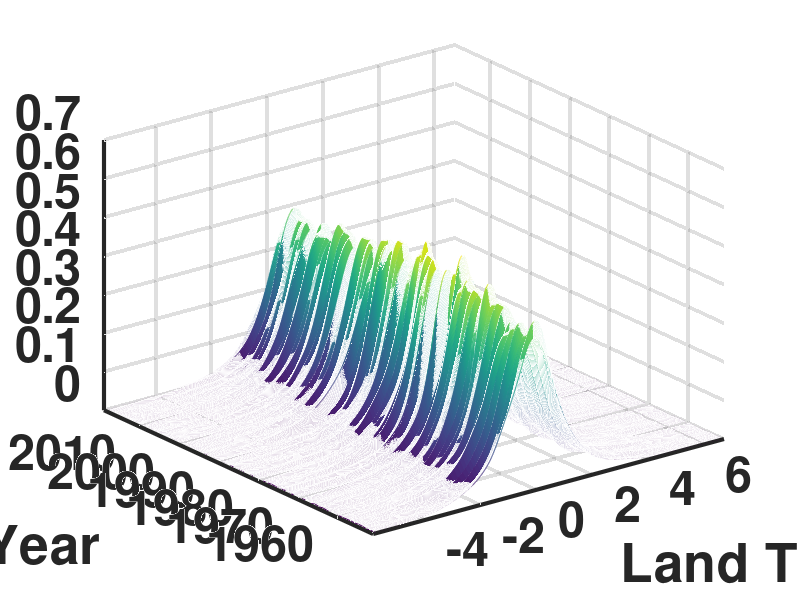
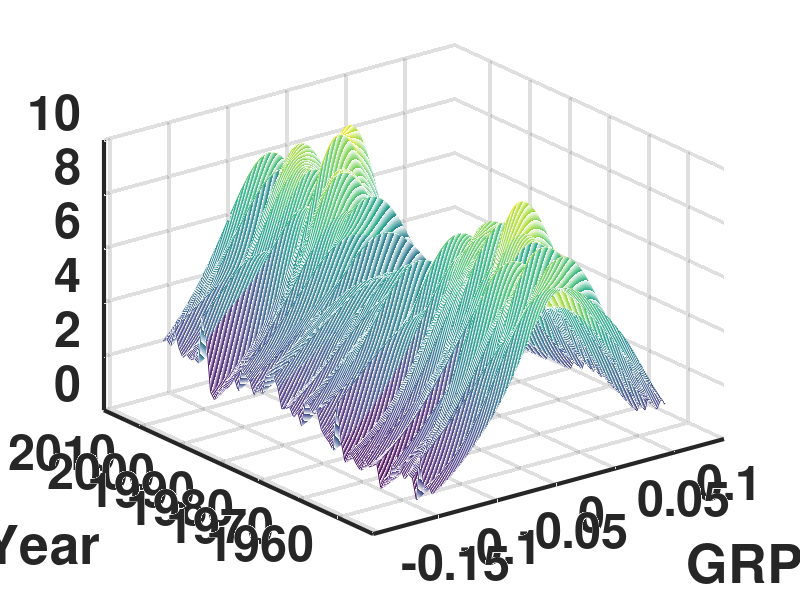

The MATLAB script that drew these images, in order: (Note: this script raises an error after producing the figures.)
%% Main Code for Functional Cointegrating Regression between GRP growth rate and Temperature Anomaly(FCRGT)
%
%                                                            September 2025
%                                            Kyungsik Nam(ksnam@hufs.ac.kr)

clear; clc; close all; 

cd('C:\Users\noran\Dropbox\Academic_Life(201808-Present)\2_Main_Research\0_Journal_Pub\2025_Submission\202510_NS_FCRGT\Program') % Notebook 
% cd('C:\Users\user\Dropbox\Academic_Life(201808-Present)\2_Main_Research\CC_endo_regime\Program\Main_FCRET') % Office Desktop
%% Set-up
K_ind = 4; Non_dimX = (1:2); Non_dimY = (1:2);
%% Data Loading 
load('tic_g.mat','tic'); load('TPDN_g.mat','F'); GTemp_Grid = tic; GTemp0 = F(2:end,:); T = size(GTemp0,1);  
load('GRP_den2_full.mat','x_t','Fn'); GRP_Gr0 = Fn; GRP_Grid = x_t;  Date = (1951:1:2019); 
%% Data Visualization
%%% Figure 1
figure;
mesh(GTemp_Grid',(1951:2019),GTemp0)
xlabel('Land Temperature Anomaly','Fontsize',15,'fontweight','b'); 
ylabel('Year','Fontsize',35,'fontweight','b')
xlim([GTemp_Grid(1)-0.05 GTemp_Grid(end)+0.05])
ylim([1951 2019])
set(gca,'Linewidth',3.0,'box','off','Ticklength',[0 0],'Fontsize',35,'fontweight','b');
figure;
mesh(GRP_Grid,(1951:2019),GRP_Gr0)
xlabel('GRP Growth Rate','Fontsize',15,'fontweight','b'); 
ylabel('Year','Fontsize',35,'fontweight','b')
xlim([x_t(1)-0.05 x_t(end)+0.05])
ylim([1951 2019])
set(gca,'Linewidth',3.0,'box','off','Ticklength',[0 0],'Fontsize',35,'fontweight','b');
Sum_stat = KS_Desc_stat(GTemp_Grid',GTemp0); 
figure;
plot(Date,Sum_stat(:,1),'r','LineWidth',2.5); hold on;
plot(Date,sqrt(Sum_stat(:,2)),'b','LineWidth',2.5); hold on;
axis tight; grid on;
legend('Mean','Standard Deviation','Location','Northwest','Orientation','horizontal'); legend boxoff;
set(gca,'Linewidth',3.0,'box','on','Ticklength',[0 0],'Fontsize',35,'fontweight','b');
Sum_stat2 = KS_Desc_stat(GRP_Grid,GRP_Gr0); 
figure;
plot(Date,Sum_stat2(:,1),'r','LineWidth',2.5); hold on;
plot(Date,sqrt(Sum_stat2(:,2)),'b','LineWidth',2.5); hold on;
axis tight; grid on;
legend('Mean','Standard Deviation','Location','Northwest','Orientation','horizontal'); legend boxoff;
set(gca,'Linewidth',3.0,'box','on','Ticklength',[0 0],'Fontsize',35,'fontweight','b');
%% Centered-Log Ratio (CLR) Transformation & Nonstationary Decomposition
GTemp = zeros(size(GTemp0,1),size(GTemp0,2)); GRP_Gr = zeros(size(GRP_Gr0,1),size(GRP_Gr0,2)); 
for i=1:T
   GTemp(i,:) = log(GTemp0(i,:)/geomean(GTemp0(i,:)));  GRP_Gr(i,:) = log(GRP_Gr0(i,:)/geomean(GRP_Gr0(i,:))); 
end
[ N_GTemp, Inv_N_GTemp, S_GTemp1, S_GTemp, S_GTemp3, Inv_S_GTemp] = density_decom(GTemp_Grid, GTemp , max(Non_dimX));
[N_GRP_Gr,Inv_N_GRP_Gr,S_GRP_Gr1,S_GRP_Gr,S_GRP_Gr3,Inv_S_GRP_Gr] = density_decom( GRP_Grid', GRP_Gr, max(Non_dimY));
%% Temporal Demeaning Procedure
E_GTemp = mean(GTemp)';    GTemp = GTemp-kron(ones(T,1),E_GTemp'); 
E_GRP_Gr = mean(GRP_Gr)'; GRP_Gr = GRP_Gr-kron(ones(T,1),E_GRP_Gr'); 
%% Generating the Proposed Estimator
%%% Figure 2
Xraw_tem = GTemp0'; T1 = size(Xraw_tem, 2); indx = floor(T1 / 2); GW2_size = 5;
figure;
plot(GTemp_Grid,mean(Xraw_tem(:,1:indx),2),'k--','LineWidth',3.5); hold on; grid on;
plot(GTemp_Grid,mean(Xraw_tem(:,(indx+1):T1),2),'k','LineWidth',3.5); hold on;
axis([GTemp_Grid(1) GTemp_Grid(end) -0.01 0.45]); legend('1951-1984 Avg', '1985-2019 Avg', 'Location', 'Northwest','box','off');
title('Global Warming Function (GW1)','fontsize',35,'fontweight','b','LineWidth',10.0); 
xlabel('Temperature Anomaly','fontsize',35,'fontweight','b'); set(gca,'Linewidth',3.0,'box','on','Ticklength',[0 0],'Fontsize',35,'fontweight','b');
figure;
plot(GTemp_Grid,mean(Xraw_tem(:,1:GW2_size),2),'k--','LineWidth',3.5); hold on; grid on; 
plot(GTemp_Grid,mean(Xraw_tem(:,(T1-GW2_size+1):T1),2),'k','LineWidth',3.5); hold on;
axis([GTemp_Grid(1) GTemp_Grid(end) -0.01 0.45]); legend('1951-1955 Avg', '2015-2019 Avg', 'Location', 'Northwest','box','off');
title('Global Warming Function (GW2)','fontsize',35,'fontweight','b','LineWidth',10.0); 
xlabel('Temperature Anomaly','fontsize',35,'fontweight','b'); set(gca,'Linewidth',3.0,'box','on','Ticklength',[0 0],'Fontsize',35,'fontweight','b');

% Total-run Estimator
Tef0_gw0 = f_kappa_est_ci(0, GTemp_Grid, GTemp0, GTemp, GRP_Grid, GRP_Gr0, GRP_Gr, Inv_N_GTemp, Inv_S_GTemp, K_ind, Non_dimY, Non_dimX, 1);
Tef0_gw1 = f_kappa_est_ci(1, GTemp_Grid, GTemp0, GTemp, GRP_Grid, GRP_Gr0, GRP_Gr, Inv_N_GTemp, Inv_S_GTemp, K_ind, Non_dimY, Non_dimX, 1);
Tef0_gw0_GW2 = f_kappa_est_ci_GW(0, GTemp_Grid, GTemp0, GTemp, GRP_Grid, GRP_Gr0, GRP_Gr, Inv_N_GTemp, Inv_S_GTemp, K_ind, Non_dimY, Non_dimX, 1);
Tef0_gw1_GW2 = f_kappa_est_ci_GW(1, GTemp_Grid, GTemp0, GTemp, GRP_Grid, GRP_Gr0, GRP_Gr, Inv_N_GTemp, Inv_S_GTemp, K_ind, Non_dimY, Non_dimX, 1);
% Short-run Estimator
Sef0_gw0 = f_kappa_est_ci(0, GTemp_Grid, GTemp0, GTemp, GRP_Grid, GRP_Gr0, GRP_Gr, Inv_N_GTemp, Inv_S_GTemp, K_ind, Non_dimY, Non_dimX, 0);
Sef0_gw1 = f_kappa_est_ci(1, GTemp_Grid, GTemp0, GTemp, GRP_Grid, GRP_Gr0, GRP_Gr, Inv_N_GTemp, Inv_S_GTemp, K_ind, Non_dimY, Non_dimX, 0);
Sef0_gw0_GW2 = f_kappa_est_ci_GW(0, GTemp_Grid, GTemp0, GTemp, GRP_Grid, GRP_Gr0, GRP_Gr, Inv_N_GTemp, Inv_S_GTemp, K_ind, Non_dimY, Non_dimX, 0);
Sef0_gw1_GW2 = f_kappa_est_ci_GW(1, GTemp_Grid, GTemp0, GTemp, GRP_Grid, GRP_Gr0, GRP_Gr, Inv_N_GTemp, Inv_S_GTemp, K_ind, Non_dimY, Non_dimX, 0);

%%% Figure 3
index = 2:(length(GRP_Grid) - 1);
figure('WindowState','maximized'); 
subplot(1,2,1)
plot(GRP_Grid(index), Tef0_gw0(index,1), 'r','LineWidth',2.0); hold on;
plot(GRP_Grid(index), Tef0_gw1(index,1), 'k','LineWidth',4.0); hold on;
plot(GRP_Grid(index), Tef0_gw1(index,2), 'k--','LineWidth',3.0); hold on;
plot(GRP_Grid(index), Tef0_gw1(index,3), 'k--','LineWidth',3.0); hold on;
axis([min(GRP_Grid) max(GRP_Grid) -0.45 0.45]); grid on;
xlabel('GRP Growth Rate','fontsize',35,'fontweight','b');
title('Total-run Response Function','fontsize',30,'fontweight','b','LineWidth',10.0); 
legend('GW1 at \kappa=0','GW1 at \kappa=1', '95% CI', '','NumColumns', 1, 'Location', 'Southwest','box','off');
set(gca,'Linewidth',3.0,'box','on','Ticklength',[0 0],'Fontsize',30,'fontweight','b');
subplot(1,2,2) 
plot(GRP_Grid(index), Sef0_gw0(index,1), 'r','LineWidth',2.0); hold on;
plot(GRP_Grid(index), Sef0_gw1(index,1), 'k','LineWidth',4.0); hold on;
plot(GRP_Grid(index), Sef0_gw1(index,2), 'k--','LineWidth',3.0); hold on;
plot(GRP_Grid(index), Sef0_gw1(index,3), 'k--','LineWidth',3.0); hold on;
axis([min(GRP_Grid) max(GRP_Grid) -0.045 0.045]); grid on;
xlabel('GRP Growth Rate','fontsize',35,'fontweight','b');
title('Short-run Response Function','fontsize',30,'fontweight','b','LineWidth',10.0); 
legend('GW1 at \kappa=0','GW1 at \kappa=1', '95% CI', '','NumColumns', 1, 'Location', 'Southwest','box','off');
set(gca,'Linewidth',3.0,'box','on','Ticklength',[0 0],'Fontsize',30,'fontweight','b');
figure('WindowState','maximized'); 
subplot(1,2,1)
plot(GRP_Grid(index), Tef0_gw0_GW2(index,1), 'r','LineWidth',2.0); hold on;
plot(GRP_Grid(index), Tef0_gw1_GW2(index,1), 'k','LineWidth',4.0); hold on;
plot(GRP_Grid(index), Tef0_gw1_GW2(index,2), 'k--','LineWidth',3.0); hold on;
plot(GRP_Grid(index), Tef0_gw1_GW2(index,3), 'k--','LineWidth',3.0); hold on;
axis([min(GRP_Grid) max(GRP_Grid) -0.75 0.75]); grid on;
xlabel('GRP Growth Rate','fontsize',30,'fontweight','b');
title('Total-run Response Function','fontsize',35,'fontweight','b','LineWidth',10.0); 
legend('GW2 at \kappa=0','GW2 at \kappa=1', '95% CI', '','NumColumns', 1, 'Location', 'Southwest','box','off');
set(gca,'Linewidth',3.0,'box','on','Ticklength',[0 0],'Fontsize',30,'fontweight','b');
subplot(1,2,2) 
plot(GRP_Grid(index), Sef0_gw0_GW2(index,1), 'r','LineWidth',2.0); hold on;
plot(GRP_Grid(index), Sef0_gw1_GW2(index,1), 'k','LineWidth',4.0); hold on;
plot(GRP_Grid(index), Sef0_gw1_GW2(index,2), 'k--','LineWidth',3.0); hold on;
plot(GRP_Grid(index), Sef0_gw1_GW2(index,3), 'k--','LineWidth',3.0); hold on;
axis([min(GRP_Grid) max(GRP_Grid) -0.2 0.2]); grid on;
xlabel('GRP Growth Rate','fontsize',30,'fontweight','b');
title('Short-run Response Function','fontsize',35,'fontweight','b','LineWidth',10.0); 
legend('GW2 at \kappa=0','GW2 at \kappa=1', '95% CI', '','NumColumns', 1, 'Location', 'Southwest','box','off');
set(gca,'Linewidth',3.0,'box','on','Ticklength',[0 0],'Fontsize',30,'fontweight','b');

%% Climate Change Impacts Projection
Wght = linspace(0,1.5,30); Wght(7) = 0.3; Wght(13) = 0.6; Wght(19) = 0.9; Wght(24) = 1.2; Wght(30) = 1.5; 
[Target0_grid0, ref_recover, Proj_raw1, Proj_raw2, Proj_raw3, Proj_raw4,Proj_raw5,Sum_stat] = CC_Frac_Impacts(GRP_Grid,GRP_Gr0,Tef0_gw1,Wght);
[Target0_grid0_GW2, ref_recover_GW2, Proj_raw1_GW2, Proj_raw2_GW2, Proj_raw3_GW2, Proj_raw4_GW2,Proj_raw5_GW2,Sum_stat_GW2] = CC_Frac_Impacts(GRP_Grid,GRP_Gr0,Tef0_gw1_GW2,Wght);
%%% Figure 4
figure('WindowState','maximized');
plot(Target0_grid0(2:end-1), ref_recover(2:end-1), 'k-.', 'LineWidth', 4.5); hold on;
plot(Target0_grid0(2:end-1), Proj_raw1(2:end-1), 'k:', 'LineWidth', 3.0); hold on;
plot(Target0_grid0(2:end-1), Proj_raw2(2:end-1), 'k:', 'LineWidth', 3.0); hold on;
plot(Target0_grid0(2:end-1), Proj_raw3(2:end-1), 'k:', 'LineWidth', 3.0); hold on;
plot(Target0_grid0(2:end-1), Proj_raw4(2:end-1), 'k:', 'LineWidth', 3.0); hold on;
plot(Target0_grid0(2:end-1), Proj_raw5(2:end-1), 'k', 'LineWidth', 4.5); hold on;
xlabel('GRP Growth Rate','fontsize',35,'fontweight','b'); 
axis([min(Target0_grid0) max(Target0_grid0) 0.2 1.7]); grid on;
legend('Avg GRP(51-84)','q=0.3', 'q=0.6', 'q=0.9', 'q=1.2','q=1.5', 'Location', 'Northoutside','box','off','Orientation','horizontal','Fontsize',40,'fontweight','b');
set(gca,'Linewidth',3.0,'box','on','Ticklength',[0 0],'Fontsize',35,'fontweight','b');

figure('WindowState','maximized');
plot(Target0_grid0(2:end-1), ref_recover_GW2(2:end-1), 'k-.', 'LineWidth', 4.5); hold on;
plot(Target0_grid0(2:end-1), Proj_raw1_GW2(2:end-1), 'k:', 'LineWidth', 3.0); hold on;
plot(Target0_grid0(2:end-1), Proj_raw2_GW2(2:end-1), 'k:', 'LineWidth', 3.0); hold on;
plot(Target0_grid0(2:end-1), Proj_raw3_GW2(2:end-1), 'k:', 'LineWidth', 3.0); hold on;
plot(Target0_grid0(2:end-1), Proj_raw4_GW2(2:end-1), 'k:', 'LineWidth', 3.0); hold on;
plot(Target0_grid0(2:end-1), Proj_raw5_GW2(2:end-1), 'k', 'LineWidth', 4.5); hold on;
xlabel('GRP Growth Rate','fontsize',35,'fontweight','b'); 
axis([min(Target0_grid0) max(Target0_grid0) 0.2 1.7]); grid on;
legend('Avg GRP(51-84)','q=0.3', 'q=0.6', 'q=0.9', 'q=1.2','q=1.5', 'Location', 'Northoutside','box','off','Orientation','horizontal','Fontsize',40,'fontweight','b');
set(gca,'Linewidth',3.0,'box','on','Ticklength',[0 0],'Fontsize',35,'fontweight','b');

figure('WindowState','maximized');
subplot(2,1,1)
plot(Wght, Sum_stat(2:end,1), 'b', 'LineWidth', 2.5); hold on;
plot(Wght, Sum_stat_GW2(2:end,1), 'r', 'LineWidth', 2.5); hold on;
title('Mean','fontsize',35,'fontweight','b','LineWidth',10.0); axis tight; grid on;
legend('GW1', 'GW2', 'Location', 'Northeast','box','off','Orientation','horizontal');
set(gca,'Linewidth',3.0,'box','on','Ticklength',[0 0],'Fontsize',33,'fontweight','b');
subplot(2,1,2)
plot(Wght, Sum_stat(2:end,2), 'b', 'LineWidth', 2.5); hold on;
plot(Wght, Sum_stat_GW2(2:end,2), 'r', 'LineWidth', 2.5); hold on;
legend('GW1', 'GW2', 'Location', 'Northeast','box','off','Orientation','horizontal');
title('Variance','fontsize',35,'fontweight','b','LineWidth',10.0); axis tight; grid on;
set(gca,'Linewidth',3.0,'box','on','Ticklength',[0 0],'Fontsize',33,'fontweight','b');

% EOP

